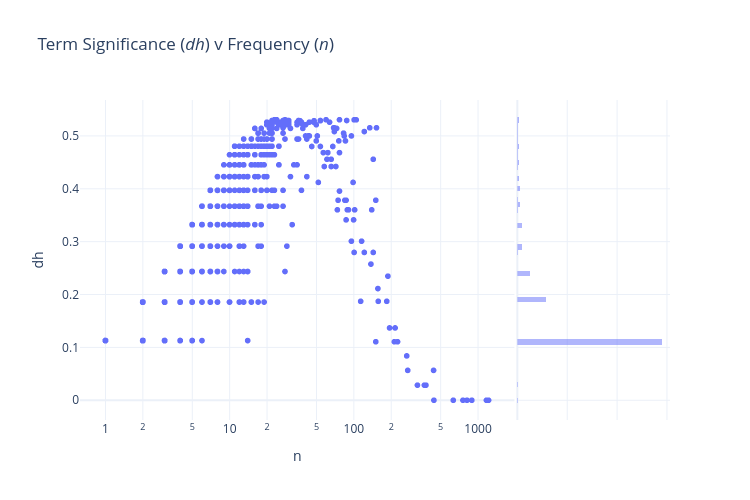

Notebook cell for this chart:
### Code cell
px.scatter(VOCAB.reset_index(), 'n', 'dh', 
           log_x=True, 
           width=750, height=500,
           hover_name='term_str',
           marginal_y='histogram',
           template=px_template,
          title="Term Significance (<i>dh</i>) v Frequency (<i>n</i>)")

### Figure 1 — Plotly figure (JSON) as saved in the notebook; plotly's stock layout.template omitted (floating-point values rounded to 4 significant figures; data arrays with more than 128 entries replaced by an {"elided": "..."} marker saying what was removed)
{"data": [{"hovertemplate": "<b>%{hovertext}</b><br><br>n=%{x}<br>dh=%{y}<extra></extra>", "hovertext": {"elided": "4280 str values"}, "legendgroup": "", "marker": {"color": "#636efa", "symbol": "circle"}, "mode": "markers", "name": "", "showlegend": false, "type": "scattergl", "x": {"elided": "4280 int values"}, "xaxis": "x", "y": {"elided": "4280 float values"}, "yaxis": "y"}, {"alignmentgroup": "True", "bingroup": "y", "hovertemplate": "dh=%{y}<br>count=%{x}<extra></extra>", "legendgroup": "", "marker": {"color": "#636efa"}, "name": "", "offsetgroup": "", "opacity": 0.5, "showlegend": false, "type": "histogram", "xaxis": "x2", "y": {"elided": "4280 float values"}, "yaxis": "y2"}], "layout": {"barmode": "overlay", "height": 500, "legend": {"tracegroupgap": 0}, "title": {"text": "Term Significance (<i>dh</i>) v Frequency (<i>n</i>)"}, "width": 750, "xaxis": {"anchor": "y", "autorange": true, "domain": [0, 0.7363], "range": [-0.2051, 3.293], "title": {"text": "n"}, "type": "log"}, "xaxis2": {"anchor": "y2", "autorange": true, "domain": [0.7413, 1], "matches": "x2", "range": [0, 3061.0], "showgrid": true, "showline": false, "showticklabels": false, "ticks": ""}, "yaxis": {"anchor": "x", "autorange": true, "domain": [0, 1], "range": [-0.03736, 0.568], "title": {"text": "dh"}, "type": "linear"}, "yaxis2": {"anchor": "x2", "autorange": true, "domain": [0, 1], "matches": "y", "range": [-0.03736, 0.568], "showgrid": true, "showticklabels": false, "type": "linear"}}}
